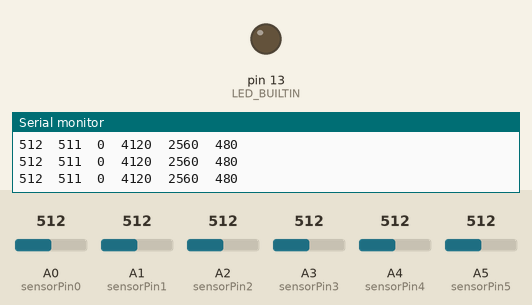
Simulated run of this sketch. Board: Arduino Uno, built with avr-gcc and run on an emulated ATmega328P. On the bench: output pins drawn as LEDs (lit = HIGH), the last lines printed to the serial monitor. The inputs (shaded band) are chosen by the test bench; at power-on: A2 (sensorPin2) = 512, A1 (sensorPin1) = 512, A0 (sensorPin0) = 512, A3 (sensorPin3) = 512, A4 (sensorPin4) = 512, A5 (sensorPin5) = 512.

Above: at 1.2 s.
1.3 s: A2 (sensorPin2) set to 677
4.3 s: A2 (sensorPin2) set to 703
At 7.1 s:
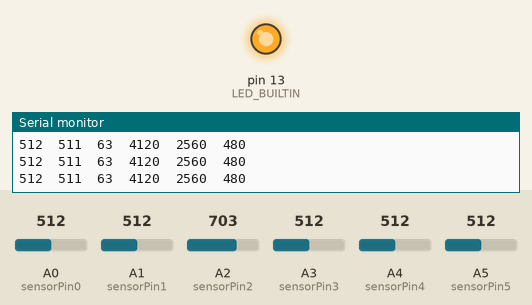
7.3 s: A1 (sensorPin1) set to 914
8.8 s: A1 (sensorPin1) set to 936
Timing chart, 0 to 11.8 s (numbered marks = the images above; inputs shaded):
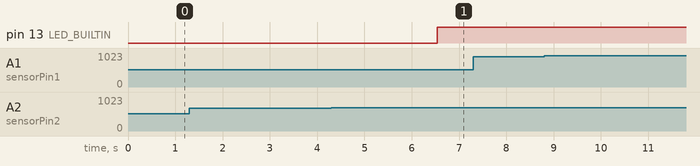

The sketch:

potentiometer.ino
```cpp
int sensorPin0 = A0;
int sensorValue0 = 0;
int sensorPin1 = A1;
int sensorValue1 = 0;
int sensorPin2 = A2;
int sensorValue2 = 0;

int sensorPin3 = A3;
int sensorValue3 = 0;

int sensorPin4 = A4;
int sensorValue4 = 0;

int sensorPin5 = A5;
int sensorValue5 = 0;

bool throttleSelectCollective = false;

int countr = 0;
int onoff = 0;


void setup() {

    pinMode(LED_BUILTIN, OUTPUT);

    Serial.begin( 9600 );
    while (!Serial)
    {
        // do nothing
    } ;
    Serial.println("I am in setup");
}

void loop() {

  countr++;
  if(countr>250){
    countr=0;
    if(onoff==1){
      onoff=0;
    }else{
      onoff=1;
    }
  }
  if(onoff==1){
      digitalWrite(LED_BUILTIN, HIGH);   // turn the LED on (HIGH is the voltage level)
  }else{
      digitalWrite(LED_BUILTIN, LOW);    // turn the LED off by making the voltage LOW
  }

  sensorValue0 = analogRead(sensorPin0);
  Serial.print(sensorValue0);
  Serial.print("\t");

  sensorValue1 = analogRead(sensorPin1);
  Serial.print( 1023 - sensorValue1 );
  Serial.print("\t");

  sensorValue2 = analogRead(sensorPin2);
  sensorValue2 = (( sensorValue2-700 )*3)+54;
  if(sensorValue2<=0){ sensorValue2=0;}
  Serial.print(sensorValue2);
  Serial.print("\t");

  sensorValue3 = analogRead(sensorPin3);
  Serial.print((sensorValue3-100)*10);
  Serial.print("\t");

  sensorValue4 = analogRead(sensorPin4);
  Serial.print(sensorValue4*5);
  Serial.print("\t");

  sensorValue5 = analogRead(sensorPin5);
  sensorValue5 = sensorValue5 - 320;
  if(sensorValue5<=0){sensorValue5=0;}
  if(sensorValue5>1000){sensorValue5=1000;}
  sensorValue5 = sensorValue5 * 2.5;
  Serial.print( (sensorValue5)  );
  Serial.print("\t");

  //Serial.print( throttleSelectCollective );

  Serial.print("\n");
  delay( 2 );

}
```

Measured:
- the behaviour switches between 685 and 686 on A2 (sensorPin2) (found by bisection; images 0 and 1)
